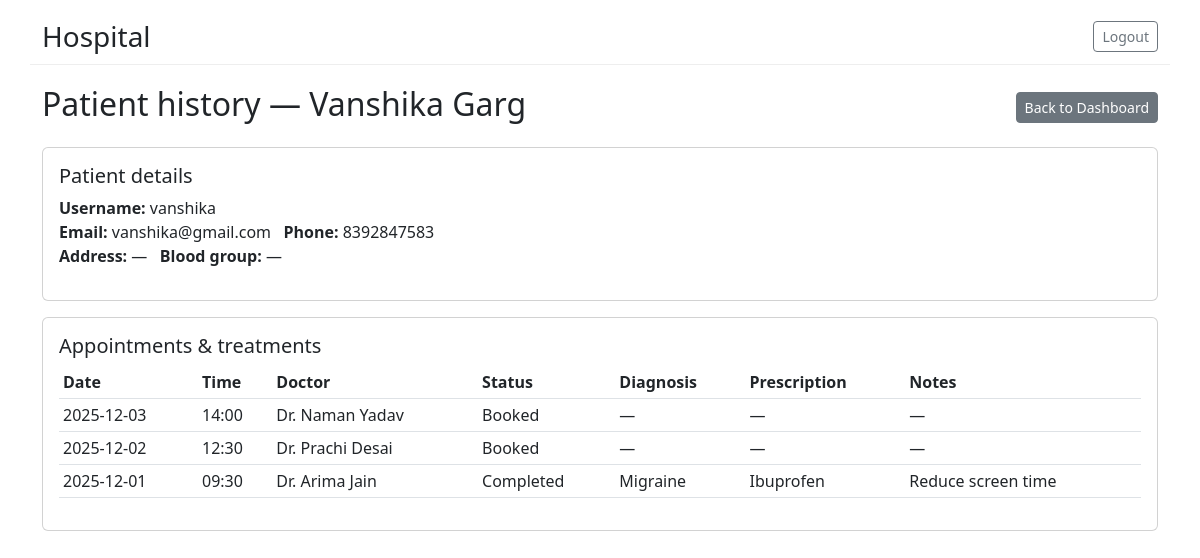
Page /doctor/patient/1 (signed in) on the earlier database version.
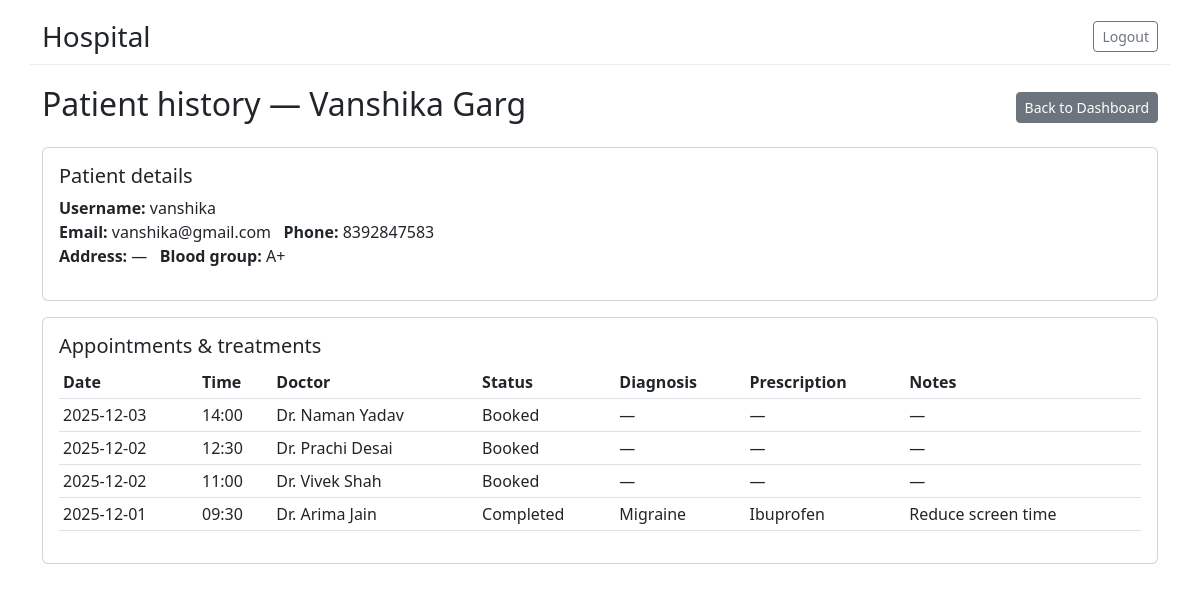
Same page on the later database version.
### tables this page shows
CREATE TABLE users (
      id INTEGER PRIMARY KEY AUTOINCREMENT,
      username TEXT UNIQUE NOT NULL,
      password_hash TEXT NOT NULL,
      role TEXT NOT NULL CHECK(role IN ('admin','doctor','patient')),
      full_name TEXT, email TEXT, phone TEXT, is_active INTEGER DEFAULT 1
    );

CREATE TABLE appointments (
      id INTEGER PRIMARY KEY AUTOINCREMENT,
      patient_id INTEGER NOT NULL,
      doctor_id INTEGER NOT NULL,
      date TEXT NOT NULL,
      time TEXT NOT NULL,
      end_time TEXT,
      status TEXT NOT NULL DEFAULT 'Booked' CHECK(status IN ('Booked','Completed','Cancelled')),
      created_at TEXT NOT NULL,
      FOREIGN KEY(patient_id) REFERENCES patients(id),
      FOREIGN KEY(doctor_id) REFERENCES doctors(id)
    );

CREATE TABLE treatments (
      id INTEGER PRIMARY KEY AUTOINCREMENT,
      appointment_id INTEGER UNIQUE NOT NULL,
      diagnosis TEXT, prescription TEXT, notes TEXT,
      FOREIGN KEY(appointment_id) REFERENCES appointments(id)
    );

CREATE TABLE patients (
      id INTEGER PRIMARY KEY AUTOINCREMENT,
      user_id INTEGER UNIQUE NOT NULL,
      address TEXT, blood_group TEXT, emergency_contact TEXT, age INTEGER,
      FOREIGN KEY(user_id) REFERENCES users(id)
    );

### app.py (the view)
@app.route("/doctor/patient/<int:patient_id>")
@login_required(role="doctor")
def doctor_view_patient(patient_id):
    db = get_db()
    user_id = session["user_id"]
    doc = db.execute("SELECT * FROM doctors WHERE user_id = ?", (user_id,)).fetchone()
    if not doc:
        flash("Doctor not found.", "danger")
        return redirect(url_for("logout"))
    patient = db.execute("""
        SELECT p.id AS patient_internal_id, u.id AS user_id, u.username, u.full_name, u.email, u.phone,
               p.address, p.blood_group, p.emergency_contact
        FROM patients p
        JOIN users u ON p.user_id = u.id
        WHERE p.id = ?
    """, (patient_id,)).fetchone()
    if not patient:
        flash("Patient not found.", "danger")
        return redirect(url_for("doctor_dashboard"))
    appointments = db.execute("""
        SELECT t.id AS treatment_id, t.diagnosis, t.prescription, t.notes,
               a.date AS appt_date, a.time AS appt_time, a.status,
               u2.full_name AS doctor_name
        FROM appointments a
        LEFT JOIN treatments t ON t.appointment_id = a.id
        LEFT JOIN doctors d2 ON a.doctor_id = d2.id
        LEFT JOIN users u2 ON d2.user_id = u2.id
        WHERE a.patient_id = ?
        ORDER BY a.date DESC, a.time DESC
    """, (patient_id,)).fetchall()
    return render_template("doctor_view_patient.html", patient=patient, appointments=appointments)

### app.py (called while the page is built, shortened)
def get_db():
    if "db" not in g:
        g.db = sqlite3.connect(DB_PATH, detect_types=sqlite3.PARSE_DECLTYPES)
        g.db.row_factory = sqlite3.Row
    return g.db

def login_required(role=None):
    from functools import wraps
    def decorator(f):
        @wraps(f)
        def wrapped(*args, **kwargs):
            if "user_id" not in session:
                return redirect(url_for("login"))
            return f(*args, **kwargs)
        return wrapped
    return decorator

### templates/doctor_view_patient.html
{% extends "base.html" %}
{% block content %}
<div class="d-flex justify-content-between align-items-center mb-3">
  <h2>Patient history — {{ patient.full_name }}</h2>
  <div><a href="{{ url_for('doctor_dashboard') }}" class="btn btn-secondary btn-sm">Back to Dashboard</a></div>
</div>
<div class="card mb-3 p-3">
  <h5>Patient details</h5>
  <p>
    <strong>Username:</strong> {{ patient.username }}<br>
    <strong>Email:</strong> {{ patient.email or '—' }} &nbsp;
    <strong>Phone:</strong> {{ patient.phone or '—' }} <br>
    <strong>Address:</strong> {{ patient.address or '—' }} &nbsp;
    <strong>Blood group:</strong> {{ patient.blood_group or '—' }}
  </p>
</div>
<div class="card">
  <div class="card-body">
    <h5 class="card-title">Appointments & treatments</h5>
    {% if appointments %}
      <table class="table table-sm">
        <thead>
          <tr><th>Date</th><th>Time</th><th>Doctor</th><th>Status</th><th>Diagnosis</th><th>Prescription</th><th>Notes</th></tr>
        </thead>
        <tbody>
          {% for a in appointments %}
            <tr>
              <td>{{ a.appt_date }}</td>
              <td>{{ a.appt_time }}</td>
              <td>{{ a.doctor_name }}</td>
              <td>{{ a.status }}</td>
              <td>{{ a.diagnosis or '—' }}</td>
              <td>{{ a.prescription or '—' }}</td>
              <td>{{ a.notes or '—' }}</td>
            </tr>
          {% endfor %}
        </tbody>
      </table>
    {% else %}
      <div class="alert alert-info">No history available.</div>
    {% endif %}
  </div>
</div>
{% endblock %}

Differences in the rows shown:
now on this page (row edited): patients: blood_group "A+"
now on this page (row unchanged): users: appt_date "2025-12-02", appt_time "11:00", doctor_name "Dr. Vivek Shah", status "Booked", diagnosis "—", prescription "—", notes "—"
Other differences:
{{ patient.blood_group or '—' }}: "—" → (not shown)
